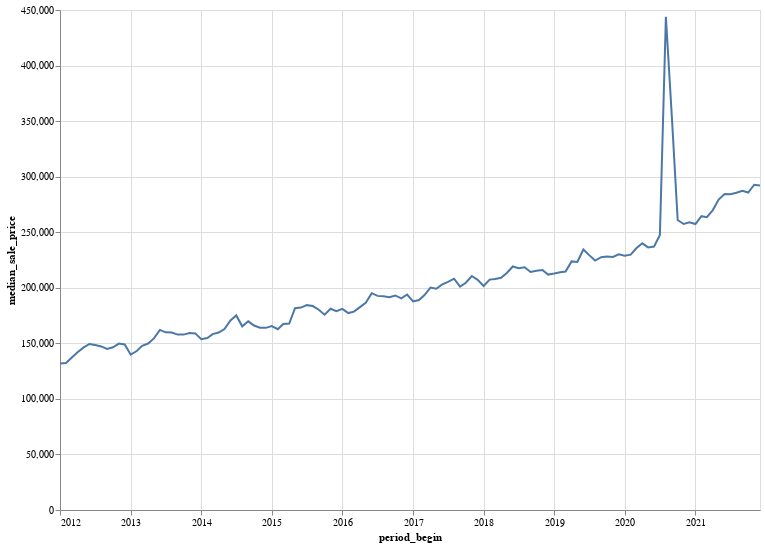

Notebook code for this chart:
### Code cell
county_df.sort("period_begin").group_by("period_begin").agg(pl.col("median_sale_price").mean()).plot.line(
    x="period_begin",
    y="median_sale_price"
).properties(
    width=700,
    height=500
).interactive()

### Figure 1 — Vega-Lite specification as saved in the notebook (floating-point values rounded to 4 significant figures)
{"config": {"view": {"continuousWidth": 300, "continuousHeight": 300}}, "data": {"name": "data-3b10282cf6883e26fbcd32a6e2ec8ac6"}, "mark": {"type": "line", "tooltip": true}, "encoding": {"x": {"field": "period_begin", "type": "temporal"}, "y": {"field": "median_sale_price", "type": "quantitative"}}, "height": 500, "params": [{"name": "param_1e9efca18e7a2868", "select": {"type": "interval", "encodings": ["x", "y"]}, "bind": "scales"}], "width": 700, "$schema": "https://vega.github.io/schema/vega-lite/v6.1.0.json", "datasets": {"data-3b10282cf6883e26fbcd32a6e2ec8ac6": [{"period_begin": "2012-01-01T00:00:00", "median_sale_price": 131800.0}, {"period_begin": "2012-02-01T00:00:00", "median_sale_price": 132300.0}, {"period_begin": "2012-03-01T00:00:00", "median_sale_price": 137000.0}, {"period_begin": "2012-04-01T00:00:00", "median_sale_price": 142000.0}, {"period_begin": "2012-05-01T00:00:00", "median_sale_price": 146100.0}, {"period_begin": "2012-06-01T00:00:00", "median_sale_price": 149400.0}, {"period_begin": "2012-07-01T00:00:00", "median_sale_price": 148500.0}, {"period_begin": "2012-08-01T00:00:00", "median_sale_price": 147200.0}, {"period_begin": "2012-09-01T00:00:00", "median_sale_price": 145000.0}, {"period_begin": "2012-10-01T00:00:00", "median_sale_price": 146500.0}, {"period_begin": "2012-11-01T00:00:00", "median_sale_price": 149800.0}, {"period_begin": "2012-12-01T00:00:00", "median_sale_price": 149000.0}, {"period_begin": "2013-01-01T00:00:00", "median_sale_price": 139800.0}, {"period_begin": "2013-02-01T00:00:00", "median_sale_price": 143100.0}, {"period_begin": "2013-03-01T00:00:00", "median_sale_price": 147800.0}, {"period_begin": "2013-04-01T00:00:00", "median_sale_price": 149800.0}, {"period_begin": "2013-05-01T00:00:00", "median_sale_price": 154500.0}, {"period_begin": "2013-06-01T00:00:00", "median_sale_price": 162100.0}, {"period_begin": "2013-07-01T00:00:00", "median_sale_price": 159900.0}, {"period_begin": "2013-08-01T00:00:00", "median_sale_price": 159800.0}, {"period_begin": "2013-09-01T00:00:00", "median_sale_price": 157900.0}, {"period_begin": "2013-10-01T00:00:00", "median_sale_price": 157900.0}, {"period_begin": "2013-11-01T00:00:00", "median_sale_price": 159300.0}, {"period_begin": "2013-12-01T00:00:00", "median_sale_price": 159000.0}, {"period_begin": "2014-01-01T00:00:00", "median_sale_price": 153800.0}, {"period_begin": "2014-02-01T00:00:00", "median_sale_price": 154700.0}, {"period_begin": "2014-03-01T00:00:00", "median_sale_price": 158300.0}, {"period_begin": "2014-04-01T00:00:00", "median_sale_price": 159700.0}, {"period_begin": "2014-05-01T00:00:00", "median_sale_price": 162800.0}, {"period_begin": "2014-06-01T00:00:00", "median_sale_price": 170700.0}, {"period_begin": "2014-07-01T00:00:00", "median_sale_price": 175100.0}, {"period_begin": "2014-08-01T00:00:00", "median_sale_price": 165300.0}, {"period_begin": "2014-09-01T00:00:00", "median_sale_price": 169800.0}, {"period_begin": "2014-10-01T00:00:00", "median_sale_price": 166000.0}, {"period_begin": "2014-11-01T00:00:00", "median_sale_price": 164000.0}, {"period_begin": "2014-12-01T00:00:00", "median_sale_price": 163900.0}, {"period_begin": "2015-01-01T00:00:00", "median_sale_price": 165600.0}, {"period_begin": "2015-02-01T00:00:00", "median_sale_price": 162700.0}, {"period_begin": "2015-03-01T00:00:00", "median_sale_price": 167400.0}, {"period_begin": "2015-04-01T00:00:00", "median_sale_price": 167800.0}, {"period_begin": "2015-05-01T00:00:00", "median_sale_price": 181600.0}, {"period_begin": "2015-06-01T00:00:00", "median_sale_price": 182200.0}, {"period_begin": "2015-07-01T00:00:00", "median_sale_price": 184400.0}, {"period_begin": "2015-08-01T00:00:00", "median_sale_price": 183600.0}, {"period_begin": "2015-09-01T00:00:00", "median_sale_price": 180200.0}, {"period_begin": "2015-10-01T00:00:00", "median_sale_price": 175800.0}, {"period_begin": "2015-11-01T00:00:00", "median_sale_price": 181200.0}, {"period_begin": "2015-12-01T00:00:00", "median_sale_price": 178900.0}, {"period_begin": "2016-01-01T00:00:00", "median_sale_price": 181000.0}, {"period_begin": "2016-02-01T00:00:00", "median_sale_price": 177200.0}, {"period_begin": "2016-03-01T00:00:00", "median_sale_price": 178600.0}, {"period_begin": "2016-04-01T00:00:00", "median_sale_price": 182600.0}, {"period_begin": "2016-05-01T00:00:00", "median_sale_price": 186500.0}, {"period_begin": "2016-06-01T00:00:00", "median_sale_price": 195100.0}, {"period_begin": "2016-07-01T00:00:00", "median_sale_price": 192700.0}, {"period_begin": "2016-08-01T00:00:00", "median_sale_price": 192400.0}, {"period_begin": "2016-09-01T00:00:00", "median_sale_price": 191500.0}, {"period_begin": "2016-10-01T00:00:00", "median_sale_price": 193100.0}, {"period_begin": "2016-11-01T00:00:00", "median_sale_price": 190500.0}, {"period_begin": "2016-12-01T00:00:00", "median_sale_price": 193900.0}, {"period_begin": "2017-01-01T00:00:00", "median_sale_price": 187800.0}, {"period_begin": "2017-02-01T00:00:00", "median_sale_price": 189000.0}, {"period_begin": "2017-03-01T00:00:00", "median_sale_price": 193500.0}, {"period_begin": "2017-04-01T00:00:00", "median_sale_price": 200100.0}, {"period_begin": "2017-05-01T00:00:00", "median_sale_price": 199100.0}, {"period_begin": "2017-06-01T00:00:00", "median_sale_price": 203000.0}, {"period_begin": "2017-07-01T00:00:00", "median_sale_price": 205300.0}, {"period_begin": "2017-08-01T00:00:00", "median_sale_price": 208200.0}, {"period_begin": "2017-09-01T00:00:00", "median_sale_price": 201000.0}, {"period_begin": "2017-10-01T00:00:00", "median_sale_price": 204500.0}, {"period_begin": "2017-11-01T00:00:00", "median_sale_price": 210600.0}, {"period_begin": "2017-12-01T00:00:00", "median_sale_price": 207100.0}, {"period_begin": "2018-01-01T00:00:00", "median_sale_price": 201600.0}, {"period_begin": "2018-02-01T00:00:00", "median_sale_price": 207400.0}, {"period_begin": "2018-03-01T00:00:00", "median_sale_price": 207900.0}, {"period_begin": "2018-04-01T00:00:00", "median_sale_price": 209000.0}, {"period_begin": "2018-05-01T00:00:00", "median_sale_price": 213400.0}, {"period_begin": "2018-06-01T00:00:00", "median_sale_price": 219100.0}, {"period_begin": "2018-07-01T00:00:00", "median_sale_price": 217600.0}, {"period_begin": "2018-08-01T00:00:00", "median_sale_price": 218500.0}, {"period_begin": "2018-09-01T00:00:00", "median_sale_price": 214200.0}, {"period_begin": "2018-10-01T00:00:00", "median_sale_price": 215400.0}, {"period_begin": "2018-11-01T00:00:00", "median_sale_price": 215900.0}, {"period_begin": "2018-12-01T00:00:00", "median_sale_price": 211900.0}, {"period_begin": "2019-01-01T00:00:00", "median_sale_price": 212800.0}, {"period_begin": "2019-02-01T00:00:00", "median_sale_price": 214000.0}, {"period_begin": "2019-03-01T00:00:00", "median_sale_price": 214700.0}, {"period_begin": "2019-04-01T00:00:00", "median_sale_price": 223700.0}, {"period_begin": "2019-05-01T00:00:00", "median_sale_price": 223200.0}, {"period_begin": "2019-06-01T00:00:00", "median_sale_price": 234500.0}, {"period_begin": "2019-07-01T00:00:00", "median_sale_price": 229400.0}, {"period_begin": "2019-08-01T00:00:00", "median_sale_price": 224500.0}, {"period_begin": "2019-09-01T00:00:00", "median_sale_price": 227500.0}, {"period_begin": "2019-10-01T00:00:00", "median_sale_price": 228100.0}, {"period_begin": "2019-11-01T00:00:00", "median_sale_price": 227800.0}, {"period_begin": "2019-12-01T00:00:00", "median_sale_price": 230100.0}, {"period_begin": "2020-01-01T00:00:00", "median_sale_price": 228900.0}, {"period_begin": "2020-02-01T00:00:00", "median_sale_price": 229800.0}, {"period_begin": "2020-03-01T00:00:00", "median_sale_price": 235500.0}, {"period_begin": "2020-04-01T00:00:00", "median_sale_price": 240000.0}, {"period_begin": "2020-05-01T00:00:00", "median_sale_price": 236300.0}, {"period_begin": "2020-06-01T00:00:00", "median_sale_price": 237100.0}, {"period_begin": "2020-07-01T00:00:00", "median_sale_price": 247600.0}, {"period_begin": "2020-08-01T00:00:00", "median_sale_price": 444000.0}, {"period_begin": "2020-09-01T00:00:00", "median_sale_price": 353600.0}, {"period_begin": "2020-10-01T00:00:00", "median_sale_price": 261000.0}, {"period_begin": "2020-11-01T00:00:00", "median_sale_price": 257400.0}, {"period_begin": "2020-12-01T00:00:00", "median_sale_price": 258900.0}, {"period_begin": "2021-01-01T00:00:00", "median_sale_price": 257400.0}, {"period_begin": "2021-02-01T00:00:00", "median_sale_price": 264400.0}, {"period_begin": "2021-03-01T00:00:00", "median_sale_price": 263600.0}, {"period_begin": "2021-04-01T00:00:00", "median_sale_price": 269900.0}, {"period_begin": "2021-05-01T00:00:00", "median_sale_price": 279400.0}, {"period_begin": "2021-06-01T00:00:00", "median_sale_price": 284400.0}, {"period_begin": "2021-07-01T00:00:00", "median_sale_price": 284300.0}, {"period_begin": "2021-08-01T00:00:00", "median_sale_price": 285500.0}, {"period_begin": "2021-09-01T00:00:00", "median_sale_price": 287200.0}, {"period_begin": "2021-10-01T00:00:00", "median_sale_price": 285700.0}, {"period_begin": "2021-11-01T00:00:00", "median_sale_price": 292800.0}, {"period_begin": "2021-12-01T00:00:00", "median_sale_price": 292000.0}]}}
